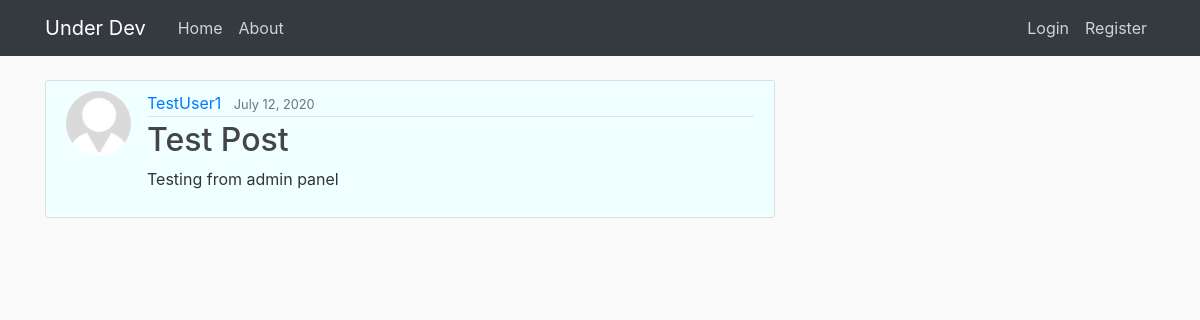
The app's page /post/2/ with its own data.
### blog/models.py (models this page shows, shortened)
class Post(models.Model):
    author = models.ForeignKey(User, on_delete= models.CASCADE)
    title = models.CharField(max_length=100)
    content = models.TextField()
    date_created = models.DateTimeField(default = timezone.now)
    objects = models.Manager()

### user/models.py (models this page shows, shortened)
class Profile(models.Model):
    user = models.OneToOneField(User, on_delete= models.CASCADE)
    image = models.ImageField(default = 'default.jpg', upload_to="profile_pics")

### blog/views.py (the view)
# urls.py: path('post/<int:pk>/', PostDetailView.as_view(), name='post-detail' ),
class PostDetailView(DetailView):
    model= Post

### blog/templates/blog/post_detail.html (shortened to what this page needs)
{% extends "blog/base.html" %}
{% block content %}
<article class="media content-section">
    <img class="rounded-circle article-img" src="{{ object.author.profile.image.url }}">
    <div class="media-body">
        <div class="article-metadata">
            <a class="mr-2" href="{% url 'user-post' object.author.username %}">{{ object.author }}</a>
            <small class="text-muted">{{ object.date_created|date:"F d, Y" }}</small>
        </div>
        <h2 class="article-title">{{ object.title }}</h2>
        <p class="article-content">{{ object.content }}</p>
    </div>
    </article>
{% endblock content %}

### blog/static/blog/main.css (style rules this page uses)
body { background: #fafafa; color: #333333; margin-top: 5rem; }
h1, h2, h3, h4, h5, h6 { color: #444444; }
.content-section { background: #f0ffff; padding: 10px 20px; border: 1px solid #dddddd; border-radius: 3px; margin-bottom: 20px; }
.article-title { color: #444444; }
.article-content { white-space: pre-line; }
.article-img { height: 65px; width: 65px; margin-right: 16px; }
.article-metadata { padding-bottom: 1px; margin-bottom: 4px; border-bottom: 1px solid #e3e3e3 }

### records on screen
Post: author.profile.image (placeholder picture), author "TestUser1", date_created "July 12, 2020", title "Test Post", content "Testing from admin panel"
